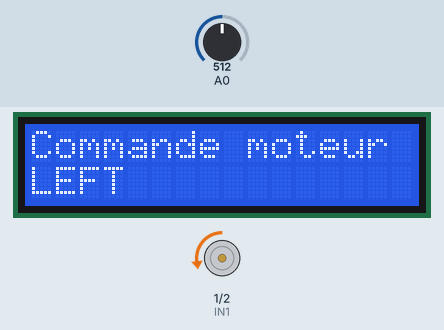
The sketch below on a simulated Arduino Uno, built with avr-gcc and run on an emulated ATmega328P. Shown: 16×2 character LCD, motor-driver pin pairs drawn as motors (green arrow = first pin HIGH = forward, orange = second pin HIGH = backward, longer = more drive, scaled by the enable pin). The test bench sets the inputs (shaded band); at power-on: A0 = 512.

Above: at 1.2 s.
1.3 s: A0 set to 631
3.4 s: A0 set to 662
At 5.6 s:
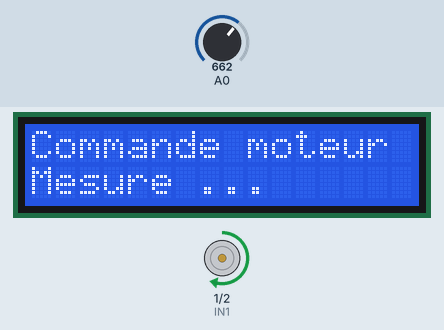
5.9 s: A0 set to 838
7.7 s: A0 set to 866
At 9.4 s:
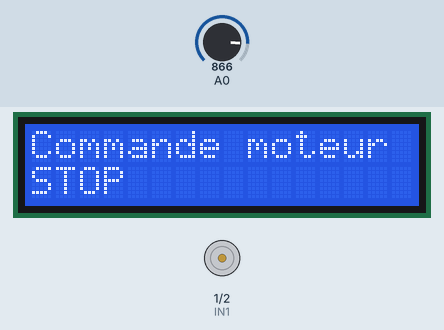
10.2 s: A0 set to 40
At 10.9 s:
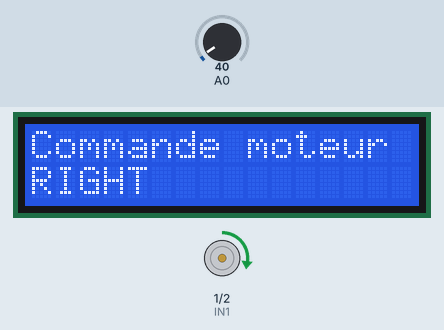
11.7 s: A0 set to 439
13.6 s: A0 set to 467
At 15.1 s:
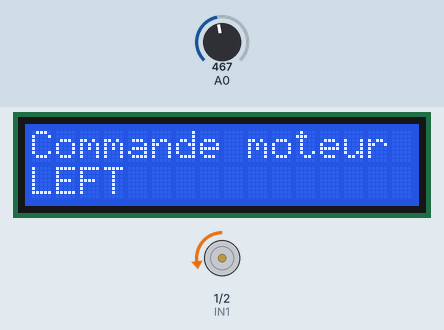
Timing chart, 0 to 16.1 s (numbered marks = the images above; inputs shaded):
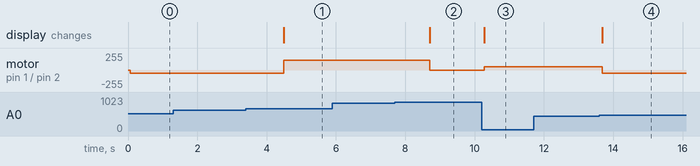

The sketch:

Gravity_LCS_Keypad_motor.ino
```cpp
#include <LiquidCrystal.h>

// Brochage DFR0009
LiquidCrystal lcd(8, 9, 4, 5, 6, 7);

// Seuils ADC — valeurs v1.1
#define BTN_RIGHT  0
#define BTN_UP     1
#define BTN_DOWN   2
#define BTN_LEFT   3
#define BTN_SELECT 4
#define BTN_NONE   5

#define IN1 1
#define IN2 2
#define PWM 3

void stop() {
  lcd.clear();
  lcd.print("Commande moteur");
  lcd.setCursor(0, 1);
  lcd.print("STOP");
  digitalWrite(IN1, 0);
  digitalWrite(IN2, 0);
}

void right() {
  lcd.clear();
  lcd.print("Commande moteur");
  lcd.setCursor(0, 1);
  lcd.print("RIGHT");
  analogWrite(PWM, 50);
  digitalWrite(IN1, 1);
  digitalWrite(IN2, 0);
  delay(1000);
}

void left() {
  lcd.clear();
  lcd.print("Commande moteur");
  lcd.setCursor(0, 1);
  lcd.print("LEFT");
  analogWrite(PWM, 50);
  digitalWrite(IN1, 0);
  digitalWrite(IN2, 1);
  delay(1000);
}

void select() {
  lcd.clear();
  lcd.print("Commande moteur");
  lcd.setCursor(0, 1);
  lcd.print("Mesure ...");
  analogWrite(PWM, 150);
  digitalWrite(IN1, 1);
  digitalWrite(IN2, 0);
  delay(2000);
}

void readButton() {
  int val = analogRead(A0);
  if (val < 50)   {right(); return;}  // BTN_RIGHT;
  if (val < 250)  return ; // BTN_UP;
  if (val < 450)  return ; // BTN_DOWN;
  if (val < 650)  {left(); return;}   // BTN_LEFT;
  if (val < 850)  {select(); return;} // BTN_SELECT;
  stop();
}

void setup() {
  lcd.begin(16, 2);
  lcd.print("Commande moteur");
  pinMode(IN1, OUTPUT);
  pinMode(IN2, OUTPUT);
  pinMode(PWM, OUTPUT);
}

void loop() {
  readButton();
  delay(100);
}
```

Measured:
- the behaviour switches between 649 and 650 on A0 (found by bisection; images 0 and 1)
- the behaviour switches between 849 and 850 on A0 (found by bisection; images 1 and 2)
- the behaviour switches between 449 and 450 on A0 (found by bisection; images 3 and 4)
- after the input at 1.3 s, every drawn part: stays the same
- after the input at 3.4 s, motor on pin 1 (IN1) / pin 2 (IN2): backward 50/255 → forward 150/255 after 1.1 s; the display: changes after 1.1 s (image 1)
- after the input at 5.9 s, every drawn part: stays the same
- after the input at 7.7 s, motor on pin 1 (IN1) / pin 2 (IN2): forward 150/255 → stopped after 1.0 s; the display: changes after 1.0 s (image 2)
- after the input at 10.2 s, motor on pin 1 (IN1) / pin 2 (IN2): stopped → forward 50/255 after 0.08 s; the display: changes after 0.08 s (image 3)
- after the input at 11.7 s, every drawn part: stays the same
- after the input at 13.6 s, motor on pin 1 (IN1) / pin 2 (IN2): forward 50/255 → backward 50/255 after 0.09 s; the display: changes after 0.09 s (image 4)
